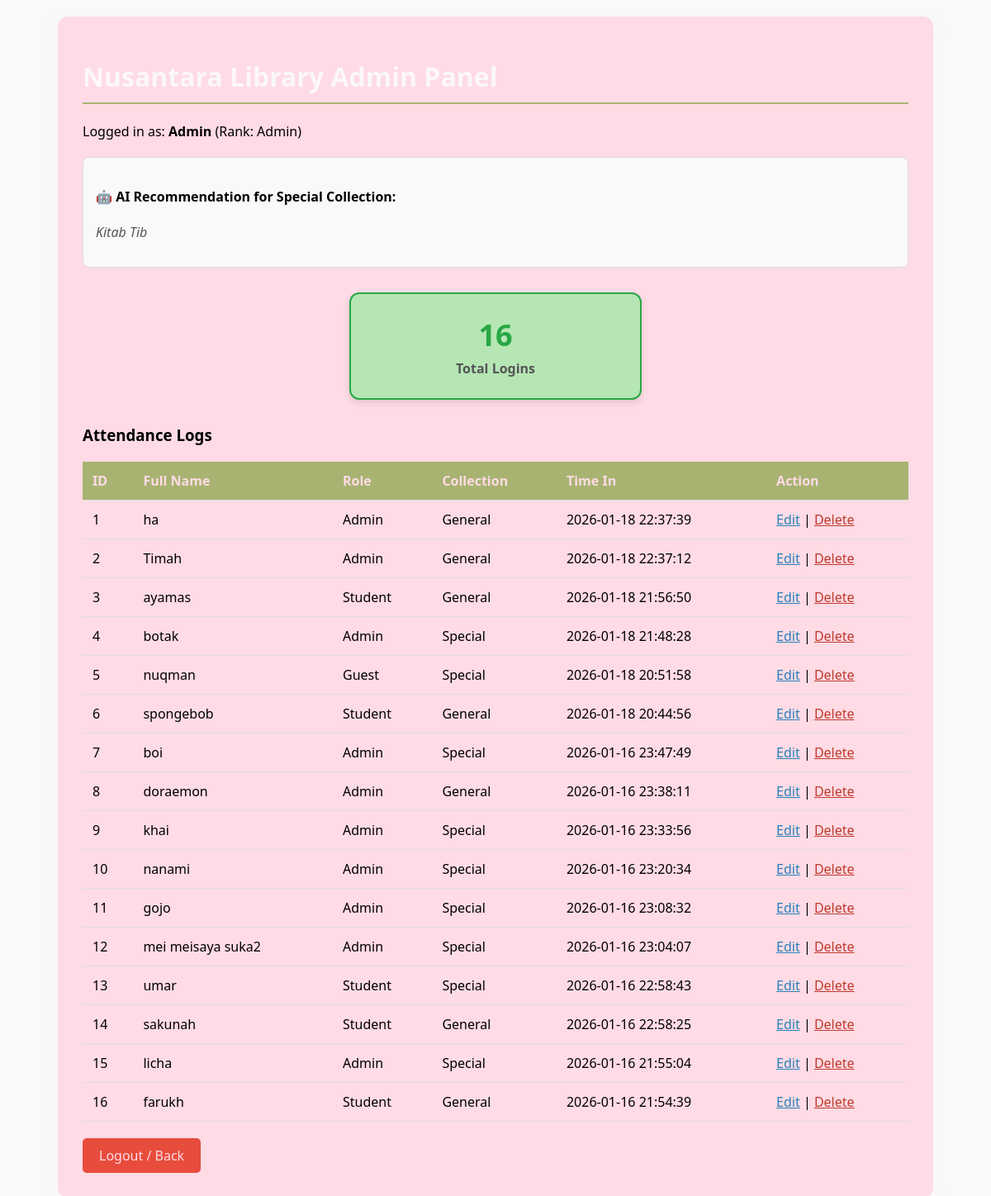
/dashboard, run on the app's committed database.
### tables this page shows
CREATE TABLE attendance 
                      (id INTEGER PRIMARY KEY AUTOINCREMENT, 
                       name TEXT, 
                       role TEXT, 
                       collection TEXT, 
                       timestamp TEXT);

### app.py (the view)
@app.route('/dashboard')
def admin_dashboard():
    conn = sqlite3.connect('nusantara.db')
    cursor = conn.cursor()
    cursor.execute("SELECT * FROM attendance ORDER BY id DESC")
    all_data = cursor.fetchall()
    total_logins = len(all_data)
    conn.close()
    rec_book = get_book_recommendation("Special")
    return render_template('dashboard.html', name="Admin", role="Admin", rec=rec_book, logs=all_data, total=total_logins, collection="Special")

### app.py (called while the page is built)
def get_book_recommendation(collection):
    general_books = ["Modern Python Programming", "The Art of Digital Libraries", "Introduction to Data Science", "The Pickwick Papers", "Lighthouse","Contengan Jalan" , "His Last Bow [8 stories]"]
    special_books = ["Hikayat Hang Tuah", "Ancient Maps of Malay Archipelago", "Kitab Tib", "Kitab Rahsia Ejaan Jawi (1929)", "Kitab Kata-kata Melayu", "Sejarah Melayu: Royal Edition"]
    if collection == "Special":
        return random.choice(special_books)
    else:
        return random.choice(general_books)

### templates/dashboard.html (shortened to what this page needs)
<!DOCTYPE html>
<html>
<head>
</head>
<body>
<div class="container">
    <h1>Nusantara Library Admin Panel</h1>
    <p>Logged in as: <strong>{{name}}</strong> (Rank: {{role}})</p>
<div class="ai-box" style="border: 1px solid #ddd; padding: 15px; border-radius: 8px; background-color: #f9f9f9;">
    <h4>🤖 AI Recommendation for {{collection}} Collection:</h4>
    <p style="font-style: italic; color: #555;">{{rec}}</p>
</div>
   <div style="display: flex; justify-content: center; align-items: center; margin: 30px 0;">
    <div class="card" style="background-color: #b5e6b4; border: 2px solid #28a745; padding: 25px; border-radius: 12px; text-align: center; width: 300px; box-shadow: 0 4px 8px rgba(0,0,0,0.1);">
        <h2 style="color: #28a745; font-size: 36px; margin: 0;">{{ total }}</h2>
        <p style="color: #555; font-weight: bold; margin: 5px 0 0 0;">Total Logins</p>
    </div>
</div>
    <h3>Attendance Logs</h3>
    <table>
        <thead>
            <tr>
                <th>ID</th>
                <th>Full Name</th>
                <th>Role</th>
                <th>Collection</th>
                <th>Time In</th>
                <th>Action</th>
            </tr>
        </thead>
        <tbody>
            {% for row in logs %}
            <tr>
                <td>{{ loop.index }}</td>
                <td>{{ row[1] }}</td>
                <td>{{ row[2] }}</td>
                <td>{{ row[3] }}</td>
                <td>{{ row[4] }}</td>
                <td>
                    <a href="/edit/{{ row[0] }}" style="color: #2980b9;">Edit</a> |
                    <a href="/delete/{{ row[0] }}" style="color: #c0392b;" onclick="return confirm('Confirm delete data?')">Delete</a>
                </td>
            </tr>
            {% endfor %}
        </tbody>
    </table>
    <a href="/" class="btn-logout">Logout / Back</a>
</div>
</body>
</html>

### templates/dashboard.html (style rules this page uses)
body { font-family: 'Segoe UI', Tahoma, Geneva, Verdana, sans-serif; background-color: #f8f9fa; margin: 0; padding: 20px; }
.container { max-width: 1000px; margin: auto; background: #FFDBE5; padding: 30px; border-radius: 12px; box-shadow: 0 5px 15px rgba(248, 246, 247, 0.829); }
h1 { color: #fbf7fb; border-bottom: 2px solid #A8B371; padding-bottom: 10px; }
.ai-box { background: #fff3e0; padding: 15px; border-left: 5px solid #ff9800; margin: 20px 0; border-radius: 4px; }
table { width: 100%; border-collapse: collapse; margin-top: 20px; }
th, td { padding: 12px; text-align: left; border-bottom: 1px solid #ddd; }
th { background-color: #A8B371; color: #FFDBE5; }
.btn-logout { display: inline-block; margin-top: 20px; padding: 10px 20px; background: #e74c3c; color: #FFDBE5; text-decoration: none; border-radius: 5px; }

### data on the page
attendance: name "ha", role "Admin", collection "General", timestamp "2026-01-18 22:37:39"
attendance: name "Timah", role "Admin", collection "General", timestamp "2026-01-18 22:37:12"
attendance: name "ayamas", role "Student", collection "General", timestamp "2026-01-18 21:56:50"
attendance: name "botak", role "Admin", collection "Special", timestamp "2026-01-18 21:48:28"
attendance: name "nuqman", role "Guest", collection "Special", timestamp "2026-01-18 20:51:58"
attendance: name "spongebob", role "Student", collection "General", timestamp "2026-01-18 20:44:56"
attendance: name "boi", role "Admin", collection "Special", timestamp "2026-01-16 23:47:49"
attendance: name "doraemon", role "Admin", collection "General", timestamp "2026-01-16 23:38:11"
attendance: name "khai", role "Admin", collection "Special", timestamp "2026-01-16 23:33:56"
attendance: name "nanami", role "Admin", collection "Special", timestamp "2026-01-16 23:20:34"
attendance: name "gojo", role "Admin", collection "Special", timestamp "2026-01-16 23:08:32"
attendance: name "mei meisaya suka2", role "Admin", collection "Special", timestamp "2026-01-16 23:04:07"
attendance: name "umar", role "Student", collection "Special", timestamp "2026-01-16 22:58:43"
attendance: name "sakunah", role "Student", collection "General", timestamp "2026-01-16 22:58:25"
attendance: name "licha", role "Admin", collection "Special", timestamp "2026-01-16 21:55:04"
attendance: name "farukh", role "Student", collection "General", timestamp "2026-01-16 21:54:39"

### other printed values
{{ name }} "Admin"
{{ role }} "Admin"
{{ rec }} "Kitab Tib"
{{ total }} "16"
